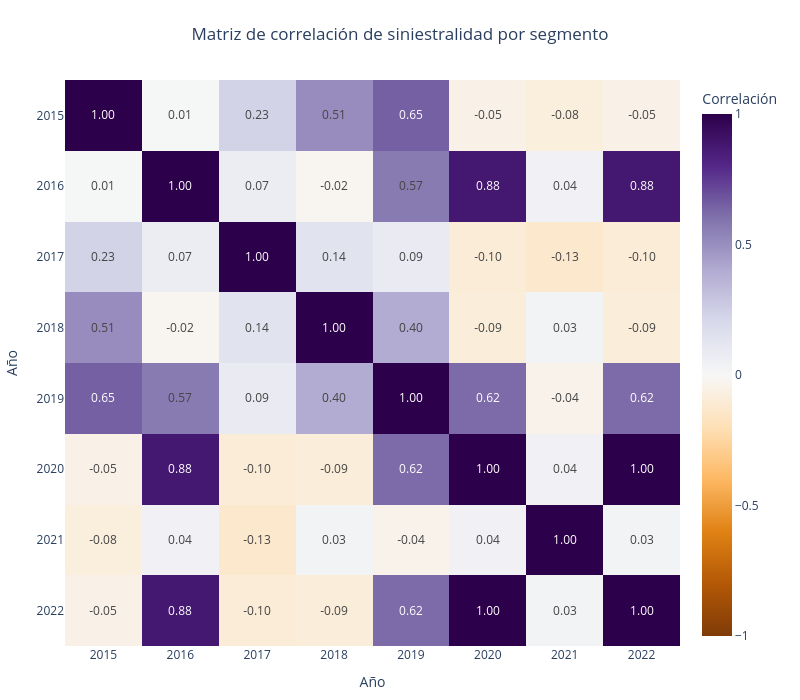

Write notebook code for a chart like this one.
### Markdown cell above
## 3.2.1. Formulación del problema 

El objetivo de este apartado es construir conglomerados respecto a perfiles de riesgo con comportamientos parecidos en el timpo. Las variables con las cuales construiremos estos conglomerados son los factores de riesgo de cada año respectivamente.

### Code cell
# --------------------------------------------
# Matriz de correlación de siniestralidad
# --------------------------------------------

# Base para correlación
X = df_34_pivot.fillna(0).copy()

# Renombrar columnas para que solo aparezca el año
X.columns = [col.replace("fs_", "") for col in X.columns]

# Calcular matriz de correlación
correlation_matrix = X.corr().round(2)

# Heatmap
heatmap_fig = px.imshow(
    correlation_matrix,
    text_auto=".2f",
    color_continuous_scale="PuOr",   # mejor para correlaciones
    zmin=-1,                           # mínimo teórico de correlación
    zmax=1,                            # máximo teórico de correlación
    aspect="auto",
    title="Matriz de correlación de siniestralidad por segmento",
)

# Ajustes visuales
heatmap_fig.update_layout(
    width=800,
    height=700,
    title_x=0.5,
    xaxis_title="Año",
    yaxis_title="Año",
    margin=dict(l=40, r=40, t=80, b=40),
    coloraxis_colorbar=dict(title="Correlación")
)

heatmap_fig.update_xaxes(tickangle=0)
heatmap_fig.update_yaxes(autorange="reversed")

heatmap_fig.show()

### Figure 1 — Plotly figure (JSON) as saved in the notebook; plotly's stock layout.template omitted (floating-point values rounded to 4 significant figures)
{"data": [{"coloraxis": "coloraxis", "hovertemplate": "x: %{x}<br>y: %{y}<br>color: %{z}<extra></extra>", "name": "0", "texttemplate": "%{z:.2f}", "type": "heatmap", "x": ["2015", "2016", "2017", "2018", "2019", "2020", "2021", "2022"], "xaxis": "x", "y": ["2015", "2016", "2017", "2018", "2019", "2020", "2021", "2022"], "yaxis": "y", "z": [[1.0, 0.01, 0.23, 0.51, 0.65, -0.05, -0.08, -0.05], [0.01, 1.0, 0.07, -0.02, 0.57, 0.88, 0.04, 0.88], [0.23, 0.07, 1.0, 0.14, 0.09, -0.1, -0.13, -0.1], [0.51, -0.02, 0.14, 1.0, 0.4, -0.09, 0.03, -0.09], [0.65, 0.57, 0.09, 0.4, 1.0, 0.62, -0.04, 0.62], [-0.05, 0.88, -0.1, -0.09, 0.62, 1.0, 0.04, 1.0], [-0.08, 0.04, -0.13, 0.03, -0.04, 0.04, 1.0, 0.03], [-0.05, 0.88, -0.1, -0.09, 0.62, 1.0, 0.03, 1.0]]}], "layout": {"coloraxis": {"autocolorscale": false, "cmax": 1, "cmin": -1, "colorbar": {"title": {"text": "Correlación"}}, "colorscale": [[0, "rgb(127,59,8)"], [0.1, "rgb(179,88,6)"], [0.2, "rgb(224,130,20)"], [0.3, "rgb(253,184,99)"], [0.4, "rgb(254,224,182)"], [0.5, "rgb(247,247,247)"], [0.6, "rgb(216,218,235)"], [0.7, "rgb(178,171,210)"], [0.8, "rgb(128,115,172)"], [0.9, "rgb(84,39,136)"], [1, "rgb(45,0,75)"]]}, "height": 700, "margin": {"b": 40, "l": 40, "r": 40, "t": 80}, "title": {"text": "Matriz de correlación de siniestralidad por segmento", "x": 0.5}, "width": 800, "xaxis": {"anchor": "y", "domain": [0, 1], "tickangle": 0, "title": {"text": "Año"}}, "yaxis": {"anchor": "x", "autorange": "reversed", "domain": [0, 1], "title": {"text": "Año"}}}}
